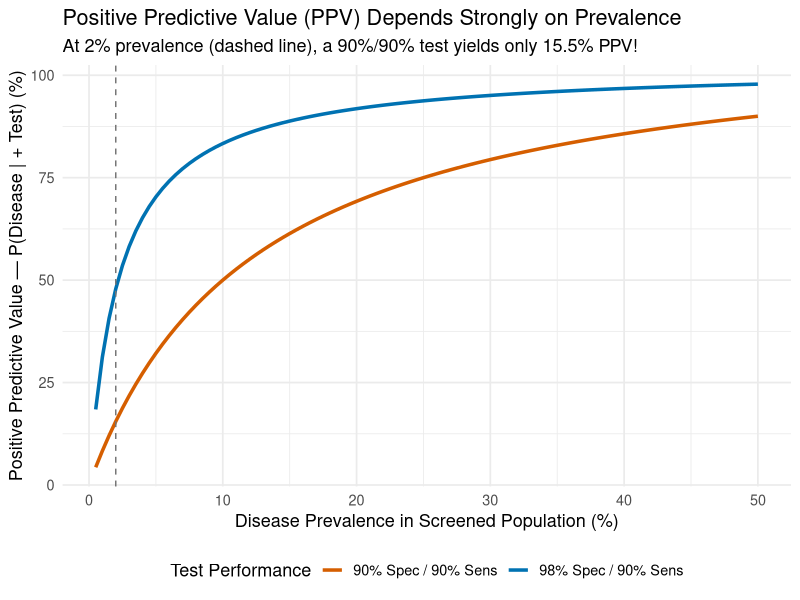

Source code (R):
# =============================================================================
#  SCRIPT 12: CATEGORICAL DATA, CHI-SQUARE, FISHER'S EXACT, SCREENING & ODDS RATIOS
#  Course  : Biostatistics & Experimental Design I (NECO GRS97003)
#  Module  : Weeks 9-10 Optional Topic Library: Counts, Risks & Screening
#  Slides  : BioStats-1_2026_reformat.pptx (Slides 347-371)
#  Notes   : [BIOSTATS]-NOTES-CHI-SQUARE.docx
#  Reuses  : Biostats-1-Examples-11-4-19.R (Section 3)
#  Datasets: biostats-1/data/10_uv_cataract_screening.csv
#
#  Topics Covered:
#    1. Clinical Risk: Absolute Risk Reduction (ARR), Risk Ratio (RR) & NNT
#    2. Confidence intervals for proportions: Wald vs. exact `binom.test()`
#    3. Pearson's Chi-Square Goodness-of-Fit (manual Q & `chisq.test()`)
#    4. Chi-Square Test of Independence, expected counts, residuals & MC simulation
#    5. Fisher's Exact Test (`fisher.test()`) for sparse 2x2 tables
#    6. Diagnostic Screening: Sensitivity, Specificity & how PPV depends on Prevalence!
#    7. Odds Ratio (OR) vs. Risk Ratio (RR) & log-odds Confidence Intervals
# =============================================================================


# ---- 0. Setup ---------------------------------------------------------------
rm(list = ls())
library(tidyverse)
theme_set(theme_minimal(base_size = 13))
set.seed(2026)

uv_df <- readr::read_csv("biostats-1/data/10_uv_cataract_screening.csv", show_col_types = FALSE)


# ---- 1. Clinical Risk: Show the Denominator (Slide 348) ---------------------
# Simulated slide example: 20/100 events in treated vs. 30/100 in control.
p_treated <- 20 / 100
p_control <- 30 / 100

arr <- p_treated - p_control           # Absolute risk difference (-10 percentage points)
rr  <- p_treated / p_control           # Risk Ratio (0.67 -> 33% relative risk reduction)
nnt <- 1 / abs(arr)                    # Number Needed to Treat (10 patients to prevent 1 event)

cat("--- Communicating Clinical Risk (Slide 348) ---\n")
cat(sprintf("Treated risk = %.0f%% | Control risk = %.0f%%\n", 100 * p_treated, 100 * p_control))
cat(sprintf("Absolute risk diff = %+.0f percentage points | Risk Ratio = %.2f | NNT = %.1f\n",
            100 * arr, rr, nnt))
# Always report BOTH absolute and relative risk — a "50% relative reduction"
# from 0.2% to 0.1% is very different clinically from 40% to 20%!


# ---- 2. Binary Proportion Confidence Intervals (Slide 365) ------------------
# Suppose 4 out of 100 screened patients have glaucoma (p = 0.04, n*p = 4).
# With small counts, the Wald normal approximation can be poor (even < 0!).
x_cases <- 4
n_screened <- 100
p_hat <- x_cases / n_screened
se_wald <- sqrt(p_hat * (1 - p_hat) / n_screened)
ci_wald <- p_hat + c(-1, 1) * 1.96 * se_wald
ci_exact <- binom.test(x_cases, n_screened)$conf.int

cat("\n--- Proportion 95% CI for 4/100 Cases (Slide 365) ---\n")
cat(sprintf("Wald approximation : [%.4f, %.4f] (notice lower bound can dip close to/below 0!)\n",
            ci_wald[1], ci_wald[2]))
cat(sprintf("Exact binom.test() : [%.4f, %.4f]\n", ci_exact[1], ci_exact[2]))


# ---- 3. Chi-Squared Goodness-of-Fit (Slide 354 & Biostats-1-Examples-11-4-19.R)
# Exact Slide 354 calculation: observed = (22, 18), expected proportions = (0.40, 0.60)
observed <- c(22, 18)
exp_prob <- c(0.40, 0.60)
expected <- sum(observed) * exp_prob

Q_manual <- sum((observed - expected)^2 / expected)
p_manual <- pchisq(Q_manual, df = length(observed) - 1, lower.tail = FALSE)
cat("\n--- Goodness-of-Fit Manual vs. chisq.test() (Slide 354) ---\n")
cat(sprintf("Manual Q = %.4f (df = 1, p = %.4f)\n", Q_manual, p_manual))
print(chisq.test(observed, p = exp_prob, correct = FALSE))

# Optometry example: Are our 200 screening patients evenly distributed across
# 3 clinic sites, or do they match a 50% / 30% / 20% clinic volume target?
site_counts <- table(uv_df$clinic_site)
print(site_counts)
chisq.test(site_counts, p = c(0.20, 0.35, 0.45))  # Note alphabetical order of factor levels!


# ---- 4. Chi-Squared Test of Independence & Residuals (Slides 358-361) -------
# Question: In `biostats-1/data/10_uv_cataract_screening.csv`, is High UV exposure
# associated with Cataract status?
tab_uv <- table(UV_Exposure = uv_df$uv_exposure, Cataract = uv_df$cataract_status)
cat("\n--- 2x2 Contingency Table: UV Exposure vs. Cataract ---\n")
print(tab_uv)

chi_uv <- chisq.test(tab_uv, correct = FALSE)
print(chi_uv)

# Inspect expected counts E_ij = (row_total * col_total) / N and standardized residuals!
cat("\nExpected counts under independence:\n")
print(round(chi_uv$expected, 2))
cat("\nStandardized residuals (|z| > 2 highlights which cells drive the chi-square):\n")
print(round(chi_uv$stdres, 2))

# Multi-category r x c example from [BIOSTATS]-NOTES-CHI-SQUARE.docx:
# Declared race/ethnicity among MCAT vs. OAT test takers (2019 & 2020)
mcat_oat <- as.table(rbind(
  c(428, 109, 426, 111),
  c( 29,  10,  39,  20),
  c( 81,  25,  93,  30),
  c(766, 206, 769, 193)
))
dimnames(mcat_oat) <- list(
  Group = c("Asian", "Black", "Hispanic", "White"),
  Exam  = c("MCAT19", "OAT19", "MCAT20", "OAT20")
)
cat("\n--- Multi-Category r x c Chi-Square (MCAT vs. OAT, NOTES-CHI-SQUARE) ---\n")
chi_exam <- chisq.test(mcat_oat)
print(chi_exam)


# ---- 5. Fisher's Exact Test & Monte Carlo Simulation (Slides 362-364) -------
# When expected cell counts are small (sparse tables), Pearson's asymptotic
# chi-square approximation can become unreliable. Use `fisher.test()` for 2x2
# tables or Monte Carlo simulation (`simulate.p.value = TRUE`) for larger tables!
sparse_tab <- matrix(c(7, 2, 1, 8), nrow = 2, byrow = TRUE,
                     dimnames = list(Corneal_Ulcer_Risk = c("Overnight_Wear", "Daily_Wear"),
                                     Ulcer              = c("Yes", "No")))
cat("\n--- Sparse 2x2 Table: Fisher's Exact Test ---\n")
print(sparse_tab)
print(fisher.test(sparse_tab))
# Monte Carlo chi-square p-value option (from NOTES-CHI-SQUARE)
print(chisq.test(sparse_tab, simulate.p.value = TRUE, B = 10000))


# ---- 6. Diagnostic Screening: Why PPV Depends on Prevalence (Slides 366-367)
# Exact Slide 366-367 glaucoma screening arithmetic:
#   Sensitivity = P(+ | Disease)     = 0.90
#   Specificity = P(- | No Disease)  = 0.90
#   Prevalence  = P(Disease)         = 0.02 (2% in general screening population)

calc_ppv <- function(prevalence, sensitivity = 0.90, specificity = 0.90) {
  tp <- prevalence * sensitivity
  fp <- (1 - prevalence) * (1 - specificity)
  tp / (tp + fp)
}

cat("\n--- Screening Arithmetic in 1,000 People (2% Prevalence, 90% Sens/Spec) ---\n")
cat(sprintf("True Positives  = %d | False Positives = %d | PPV = %.1f%%\n",
            round(1000 * 0.02 * 0.90),
            round(1000 * 0.98 * 0.10),
            100 * calc_ppv(0.02, 0.90, 0.90)))

# Plot PPV across disease prevalence from 0.5% (community screen) to 50% (specialty referral)
ppv_curve <- expand_grid(
  prevalence = seq(0.005, 0.50, by = 0.005),
  spec_label = c("90% Spec / 90% Sens", "98% Spec / 90% Sens")
) |>
  mutate(
    spec = if_else(spec_label == "90% Spec / 90% Sens", 0.90, 0.98),
    ppv  = calc_ppv(prevalence, sensitivity = 0.90, specificity = spec)
  )

ggplot(ppv_curve, aes(x = 100 * prevalence, y = 100 * ppv, colour = spec_label)) +
  geom_line(linewidth = 1.2) +
  geom_vline(xintercept = 2, linetype = "dashed", colour = "grey45") +
  scale_colour_manual(values = c("#D55E00", "#0072B2"), name = "Test Performance") +
  labs(
    title    = "Positive Predictive Value (PPV) Depends Strongly on Prevalence",
    subtitle = "At 2% prevalence (dashed line), a 90%/90% test yields only 15.5% PPV!",
    x        = "Disease Prevalence in Screened Population (%)",
    y        = "Positive Predictive Value — P(Disease | + Test) (%)"
  ) +
  theme(legend.position = "bottom")


# ---- 7. Odds Ratios vs. Risk Ratios & Log-Odds CIs (Slides 368-371) ---------
# KEY CLINICAL DISTINCTION (Slide 369):
#   OR approximates RR ONLY when outcomes are RARE (< 10%).
#   When outcomes are common, OR is much more extreme than RR!
compare_or_rr <- tibble(
  scenario = c("Rare outcome (2% vs 1%)", "Moderate (20% vs 10%)", "Common (80% vs 40%)"),
  p1       = c(0.02, 0.20, 0.80),
  p0       = c(0.01, 0.10, 0.40)
) |>
  mutate(
    risk_ratio = p1 / p0,
    odds_ratio = (p1 / (1 - p1)) / (p0 / (1 - p0))
  )
print(compare_or_rr)

# Exact Slide 370-371 manual OR & 95%/99% log-odds Confidence Interval:
# Always label rows (Exposed/Unexposed) and columns (Event/No Event) explicitly!
tab_or <- matrix(c(44, 29,
                   30, 86),
                 nrow = 2, byrow = TRUE,
                 dimnames = list(Exposure = c("Exposed", "Unexposed"),
                                 Outcome  = c("Event", "No_Event")))
a <- tab_or[1, 1]; b <- tab_or[1, 2]
c <- tab_or[2, 1]; d <- tab_or[2, 2]

OR_sample <- (a * d) / (b * c)
se_log_or <- sqrt(1/a + 1/b + 1/c + 1/d)
ci_95_or  <- exp(log(OR_sample) + c(-1, 1) * qnorm(0.975) * se_log_or)
ci_99_or  <- exp(log(OR_sample) + c(-1, 1) * qnorm(0.995) * se_log_or)

cat("\n--- Odds Ratio & Confidence Intervals (Slides 370-371) ---\n")
cat(sprintf("Sample OR = %.3f | 95%% CI [%.3f, %.3f] | 99%% CI [%.3f, %.3f]\n",
            OR_sample, ci_95_or[1], ci_95_or[2], ci_99_or[1], ci_99_or[2]))
print(fisher.test(tab_or))   # Exact conditional MLE OR & exact 95% CI


# ---- 8. Try It Yourself (Exercises) -----------------------------------------
# 1. Using `uv_df`, construct a 2x2 table of `sunglasses_use` vs. `cataract_status`.
#    Compute both the Risk Ratio (RR) and the Odds Ratio (OR) with 95% CI.
# 2. If a glaucoma screening test has 95% sensitivity and 95% specificity,
#    what is the PPV at 2% prevalence vs. 20% prevalence (a referral clinic)?
# 3. Why can't a retrospective case-control study directly estimate population
#    Risk Ratio (RR), and why is Odds Ratio used instead (Slide 369)?
